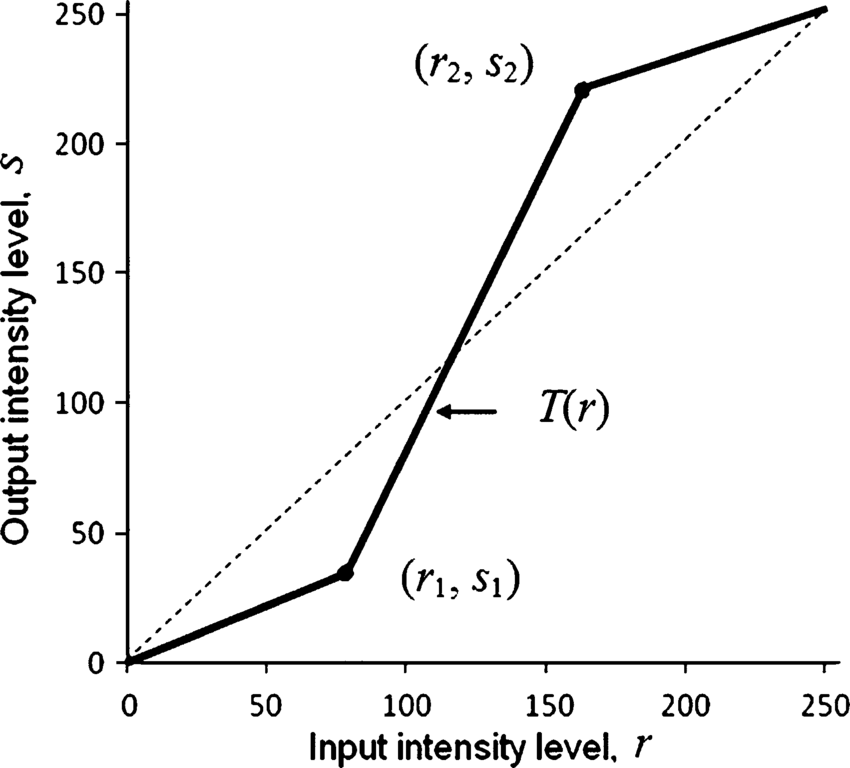
#> input picture src/linear.png, 850 x 768 px
$ python img_enhancement.py --input linear.png
#> lines starting #> are read from the running program, lines starting #| are printed output that depends on the picture
from __future__ import print_function
from __future__ import division
import cv2 as cv
import numpy as np
import argparse

alpha = 1.0
alpha_max = 500
beta = 0
beta_max = 200
gamma = 1.0
gamma_max = 200

def basicLinearTransform():
    res = cv.convertScaleAbs(img_original, alpha=alpha, beta=beta)
    img_corrected = cv.hconcat([img_original, res])
    #cv.namedWindow('Brightness and contrast adjustments', cv.WINDOW_NORMAL)
    cv.imshow("Brightness and contrast adjustments", img_corrected)

def gammaCorrection():
    ## [changing-contrast-brightness-gamma-correction]
    lookUpTable = np.empty((1,256), np.uint8)
    for i in range(256):
        lookUpTable[0,i] = np.clip(pow(i / 255.0, gamma) * 255.0, 0, 255)

    res = cv.LUT(img_original, lookUpTable)
    ## [changing-contrast-brightness-gamma-correction]

    img_gamma_corrected = cv.hconcat([img_original, res])
    cv.imshow("Gamma correction", img_gamma_corrected)

def on_linear_transform_alpha_trackbar(val):
    global alpha
    alpha = val / 100
    basicLinearTransform()

def on_linear_transform_beta_trackbar(val):
    global beta
    beta = val - 100
    basicLinearTransform()

def on_gamma_correction_trackbar(val):
    global gamma
    gamma = val / 100
    gammaCorrection()

parser = argparse.ArgumentParser(description='Code for Changing the contrast and brightness of an image! tutorial.')
parser.add_argument('--input', help='Path to input image.', default='lena.jpg')
args = parser.parse_args()

img_original = cv.imread(args.input)
#> img_original is the input picture: shape (768, 850, 3); min 0, max 255, mean 243.6
if img_original is None:
    print('Could not open or find the image: ', args.input)
    exit(0)

img_corrected = np.empty((img_original.shape[0], img_original.shape[1]*2, img_original.shape[2]), img_original.dtype)
img_gamma_corrected = np.empty((img_original.shape[0], img_original.shape[1]*2, img_original.shape[2]), img_original.dtype)

img_corrected = cv.hconcat([img_original, img_original])
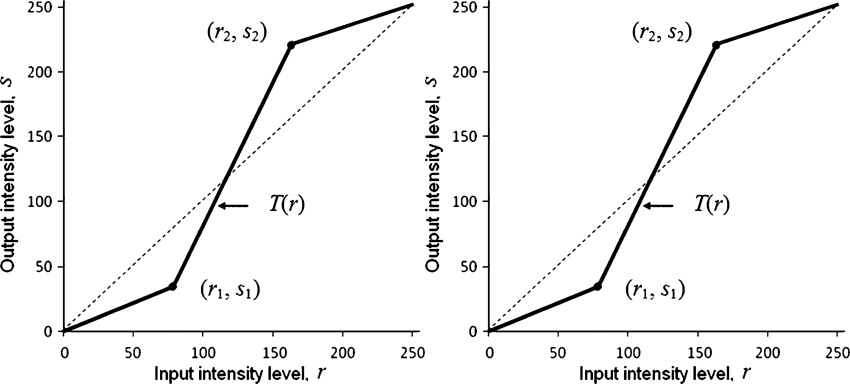
#> img_corrected: shape (768, 1700, 3) (shown at 1/2 size); min 0, max 255, mean 243.6
img_gamma_corrected = cv.hconcat([img_original, img_original])

cv.namedWindow('Brightness and contrast adjustments', cv.WINDOW_NORMAL)
#cv.resizeWindow('Brightness and contrast adjustments', 640, 300)
cv.namedWindow('Gamma correction', cv.WINDOW_NORMAL)

alpha_init = int(alpha *100)
cv.createTrackbar('Alpha gain (contrast)', 'Brightness and contrast adjustments', alpha_init, alpha_max, on_linear_transform_alpha_trackbar)
beta_init = beta + 100
cv.createTrackbar('Beta bias (brightness)', 'Brightness and contrast adjustments', beta_init, beta_max, on_linear_transform_beta_trackbar)
gamma_init = int(gamma * 100)
cv.createTrackbar('Gamma correction', 'Gamma correction', gamma_init, gamma_max, on_gamma_correction_trackbar)

on_linear_transform_alpha_trackbar(alpha_init)
on_gamma_correction_trackbar(gamma_init)

cv.waitKey(0)
cv.destroyAllWindows()
